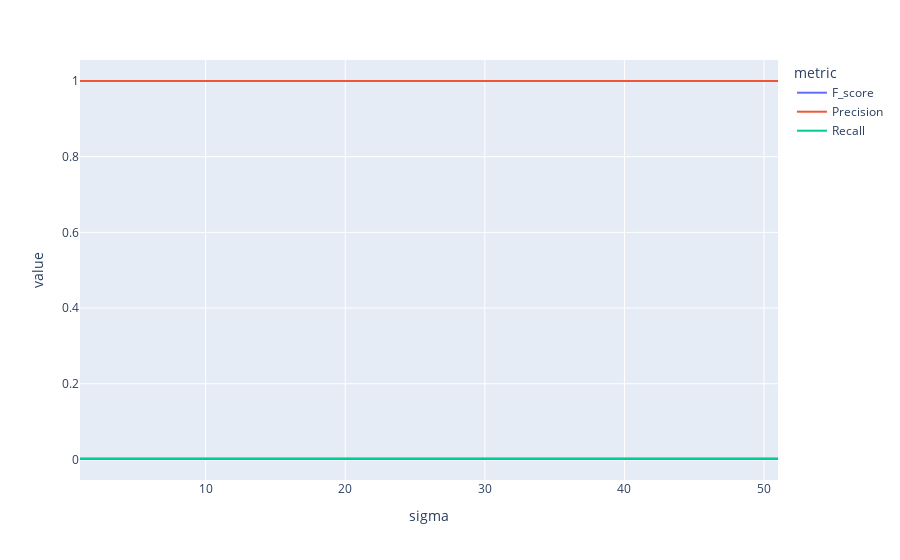
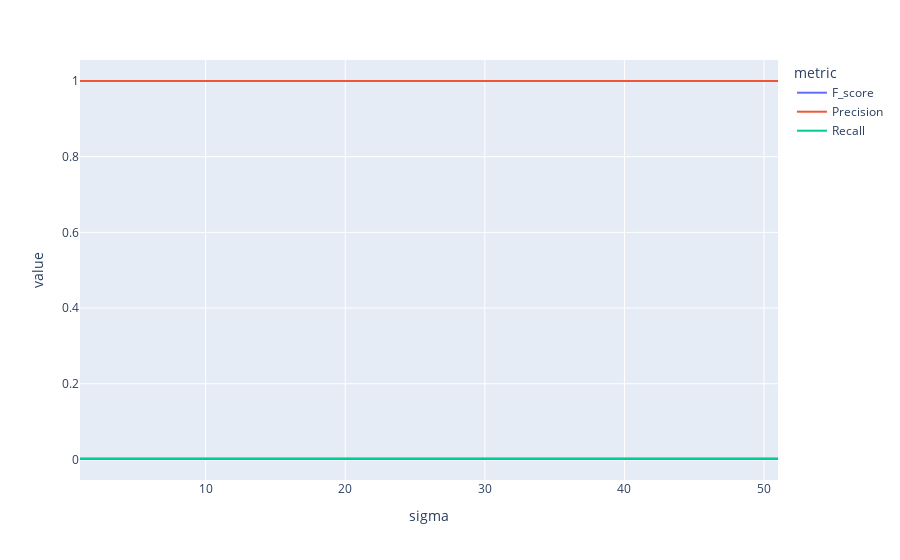

Notebook cell for these charts, in order:
### Code cell
results_euclidean_ABC = {
    sigma: HCDF(file_list_ABC, sigma=sigma, distance='euclidean') 
    for sigma in range(1, 52, 10)
}

tune_sigma_plot(results_euclidean_ABC)

results_cosine_ABC = {
    sigma: HCDF(file_list_ABC, sigma=sigma, distance='cosine') 
    for sigma in range(1, 52, 10)
}
tune_sigma_plot(results_cosine_ABC)

### Figure 1 — Plotly figure (JSON) as saved in the notebook; plotly's stock layout.template omitted (floating-point values rounded to 4 significant figures)
{"data": [{"hovertemplate": "metric=F_score<br>sigma=%{x}<br>value=%{y}<extra></extra>", "legendgroup": "F_score", "line": {"color": "#636efa", "dash": "solid"}, "marker": {"symbol": "circle"}, "mode": "lines", "name": "F_score", "orientation": "v", "showlegend": true, "type": "scatter", "x": [1, 11, 21, 31, 41, 51], "xaxis": "x", "y": [0.002292, 0.002292, 0.002292, 0.002292, 0.002292, 0.002292], "yaxis": "y"}, {"hovertemplate": "metric=Precision<br>sigma=%{x}<br>value=%{y}<extra></extra>", "legendgroup": "Precision", "line": {"color": "#EF553B", "dash": "solid"}, "marker": {"symbol": "circle"}, "mode": "lines", "name": "Precision", "orientation": "v", "showlegend": true, "type": "scatter", "x": [1, 11, 21, 31, 41, 51], "xaxis": "x", "y": [1, 1, 1, 1, 1, 1], "yaxis": "y"}, {"hovertemplate": "metric=Recall<br>sigma=%{x}<br>value=%{y}<extra></extra>", "legendgroup": "Recall", "line": {"color": "#00cc96", "dash": "solid"}, "marker": {"symbol": "circle"}, "mode": "lines", "name": "Recall", "orientation": "v", "showlegend": true, "type": "scatter", "x": [1, 11, 21, 31, 41, 51], "xaxis": "x", "y": [0.001149, 0.001149, 0.001149, 0.001149, 0.001149, 0.001149], "yaxis": "y"}], "layout": {"legend": {"title": {"text": "metric"}, "tracegroupgap": 0}, "margin": {"t": 60}, "xaxis": {"anchor": "y", "domain": [0, 1], "title": {"text": "sigma"}}, "yaxis": {"anchor": "x", "domain": [0, 1], "title": {"text": "value"}}}}

### Figure 2 — Plotly figure (JSON) as saved in the notebook; plotly's stock layout.template omitted (floating-point values rounded to 4 significant figures)
{"data": [{"hovertemplate": "metric=F_score<br>sigma=%{x}<br>value=%{y}<extra></extra>", "legendgroup": "F_score", "line": {"color": "#636efa", "dash": "solid"}, "marker": {"symbol": "circle"}, "mode": "lines", "name": "F_score", "orientation": "v", "showlegend": true, "type": "scatter", "x": [1, 11, 21, 31, 41, 51], "xaxis": "x", "y": [0.002292, 0.002292, 0.002292, 0.002292, 0.002292, 0.002292], "yaxis": "y"}, {"hovertemplate": "metric=Precision<br>sigma=%{x}<br>value=%{y}<extra></extra>", "legendgroup": "Precision", "line": {"color": "#EF553B", "dash": "solid"}, "marker": {"symbol": "circle"}, "mode": "lines", "name": "Precision", "orientation": "v", "showlegend": true, "type": "scatter", "x": [1, 11, 21, 31, 41, 51], "xaxis": "x", "y": [1, 1, 1, 1, 1, 1], "yaxis": "y"}, {"hovertemplate": "metric=Recall<br>sigma=%{x}<br>value=%{y}<extra></extra>", "legendgroup": "Recall", "line": {"color": "#00cc96", "dash": "solid"}, "marker": {"symbol": "circle"}, "mode": "lines", "name": "Recall", "orientation": "v", "showlegend": true, "type": "scatter", "x": [1, 11, 21, 31, 41, 51], "xaxis": "x", "y": [0.001149, 0.001149, 0.001149, 0.001149, 0.001149, 0.001149], "yaxis": "y"}], "layout": {"legend": {"title": {"text": "metric"}, "tracegroupgap": 0}, "margin": {"t": 60}, "xaxis": {"anchor": "y", "domain": [0, 1], "title": {"text": "sigma"}}, "yaxis": {"anchor": "x", "domain": [0, 1], "title": {"text": "value"}}}}
